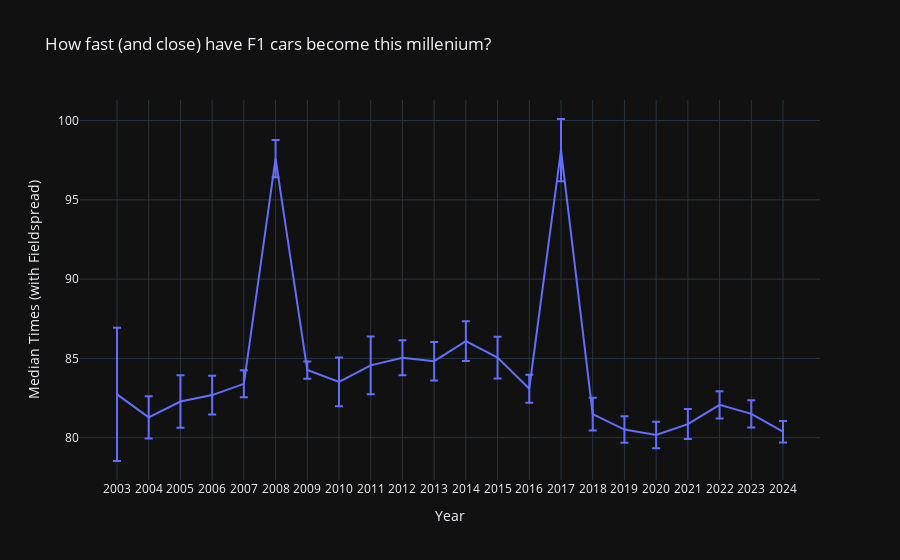

Source (notebook cell):
### Code cell
agg_quali=monza_modern_quali.groupby(["raceId","year"])["best_time_s"].agg(["min","max","mean","std","median"]).sort_index(level="year")
#boxplot this data and sort by year ascending using plotly
import plotly.express as px
#make this blot with a dark background
px.defaults.template="plotly_dark"
#make this a line plot with median and 95th quartiles on both sides as shaded areas


fig=px.line(agg_quali,x=agg_quali.index.get_level_values("year"),y="median",title="How fast (and close) have F1 cars become this millenium?",labels={"median":"Median Times (with Fieldspread)","year":"Year"},error_y="std")
fig.update_xaxes(title="Year",showgrid=True)
#show all values of year on x -axis 
fig.update_xaxes(tickmode="array",tickvals=agg_quali.index.get_level_values("year").unique())
# fig=px.box(monza_modern_quali,x="year",y="best_time_s",title="Monza Qualifying Times",labels={"best_time_s":"Best Time (s)","year":"Year"})
fig.show()

### Figure 1 — Plotly figure (JSON) as saved in the notebook; plotly's stock layout.template omitted (floating-point values rounded to 4 significant figures)
{"data": [{"error_y": {"array": [4.202, 1.328, 1.656, 1.22, 0.8513, 1.173, 0.5449, 1.543, 1.818, 1.104, 1.214, 1.257, 1.313, 0.8793, 1.963, 1.035, 0.8367, 0.8334, 0.9462, 0.8603, 0.8535, 0.675]}, "hovertemplate": "x=%{x}<br>Median Times (with Fieldspread)=%{y}<extra></extra>", "legendgroup": "", "line": {"color": "#636efa", "dash": "solid"}, "marker": {"symbol": "circle"}, "mode": "lines", "name": "", "orientation": "v", "showlegend": false, "type": "scatter", "x": [2003, 2004, 2005, 2006, 2007, 2008, 2009, 2010, 2011, 2012, 2013, 2014, 2015, 2016, 2017, 2018, 2019, 2020, 2021, 2022, 2023, 2024], "xaxis": "x", "y": [82.74, 81.28, 82.28, 82.69, 83.4, 97.59, 84.27, 83.52, 84.56, 85.04, 84.83, 86.09, 85.05, 83.09, 98.13, 81.49, 80.52, 80.17, 80.86, 82.07, 81.51, 80.38], "yaxis": "y"}], "layout": {"legend": {"tracegroupgap": 0}, "title": {"text": "How fast (and close) have F1 cars become this millenium?"}, "xaxis": {"anchor": "y", "domain": [0, 1], "showgrid": true, "tickmode": "array", "tickvals": [2003, 2004, 2005, 2006, 2007, 2008, 2009, 2010, 2011, 2012, 2013, 2014, 2015, 2016, 2017, 2018, 2019, 2020, 2021, 2022, 2023, 2024], "title": {"text": "Year"}}, "yaxis": {"anchor": "x", "domain": [0, 1], "title": {"text": "Median Times (with Fieldspread)"}}}}
